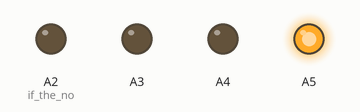
Simulated run of this sketch. Board: Arduino Uno, built with avr-gcc and run on an emulated ATmega328P. On the bench: output pins drawn as LEDs (lit = HIGH).

Above: at 1.5 s.
At 4.0 s:
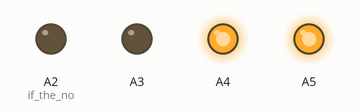
At 5.5 s:
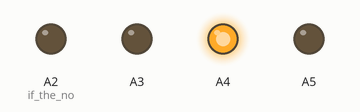
At 7.0 s:
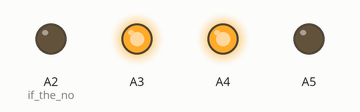
At 10.0 s:
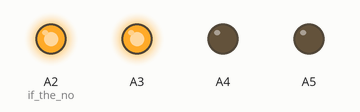
At 13.0 s:
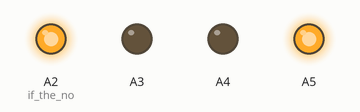
Timing chart, 0 to 15.6 s (numbered marks = the images above):
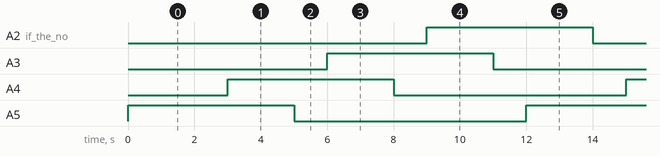

The sketch:

blink_charliplexing_led_one_by_one2.ino
```cpp
/*Arduino IDE version: 1.8.3
Tested on: ARBD 1
Microcontroller: Atmega 328 p
written by: Anurag Aggarwal
Date: 06/12/2019*/

void setup() {
  // put your setup code here, to run once:
}

void loop() {
  int patterns[12]={2201,2021,221,2012,212,2210,122,2120,2102,1220,1202,1022};   //here we make array to glow different led
  for(int i=0;i<12;i++)       //runs loop 12 times as we have 12 charlieplexing led
  {
    cpl(patterns[i]);         //calling function of void cpl(int pattern)
    delay(1000);              //// wait for 1 sec
  }

}
void cpl(int pattern)
{
  Serial.println(pattern/1000);             //for printing the no. at thousand place
  Serial.println((pattern/100)%10);         //for printing the no. at hundred place
  Serial.println((pattern/10)%10);          //for printing the no. at tens place
  Serial.println(pattern%10);               //for printing the no. at ones place
  if((pattern/1000==1)||(pattern/1000==0))  //check if the no. at particular pin is 0,1 or z
  {
    pinMode(A2,OUTPUT);                     //if the no. is 0 or 1 then assign it as Output
    digitalWrite(A2,pattern/1000);
  }
  else
  pinMode(A2,INPUT);                        //if the no. is z then assign it as Input
  if(((pattern/100)%10==1)||((pattern/100)%10==0))
  {
    pinMode(A3,OUTPUT);
    digitalWrite(A3,(pattern/100)%10);
  }
  else
  pinMode(A3,INPUT);
  if(((pattern/10)%10==1)||((pattern/10)%10==0))
  {
    pinMode(A4,OUTPUT);
    digitalWrite(A4,(pattern/10)%10);
  }
  else
  pinMode(A4,INPUT);
  if(((pattern)%10==1)||((pattern)%10==0))
  {
    pinMode(A5,OUTPUT);
    digitalWrite(A5,(pattern)%10);
  }
  else
  pinMode(A5,INPUT);

}
```

Measured:
- by itself, A2 (if_the_no), A3–5: alternates HIGH for 5.0 s and LOW for 7.0 s
- by itself, everything shown: repeats every 12.0 s, in 12 steps
